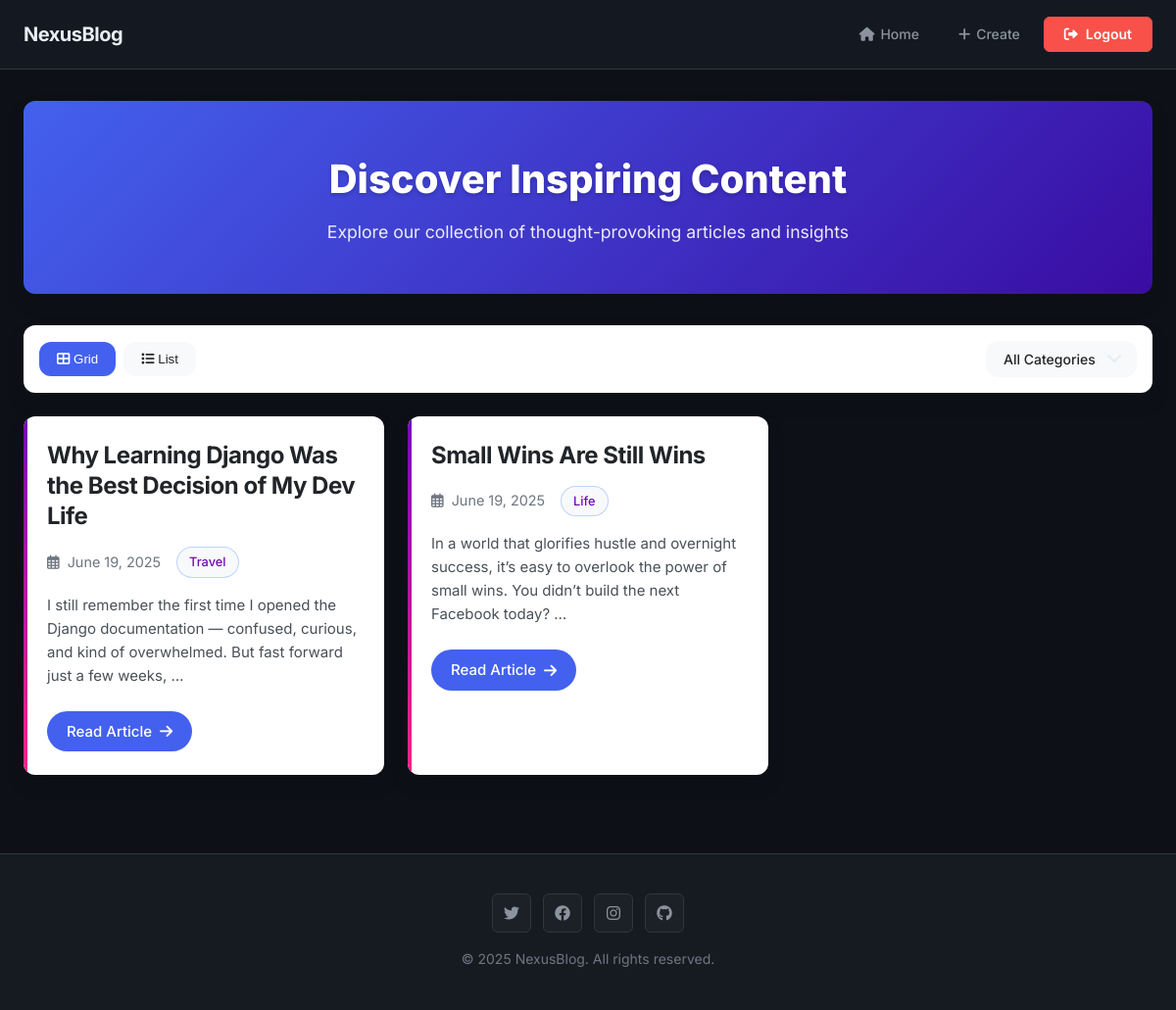
Before: / (signed in) with the older database file.
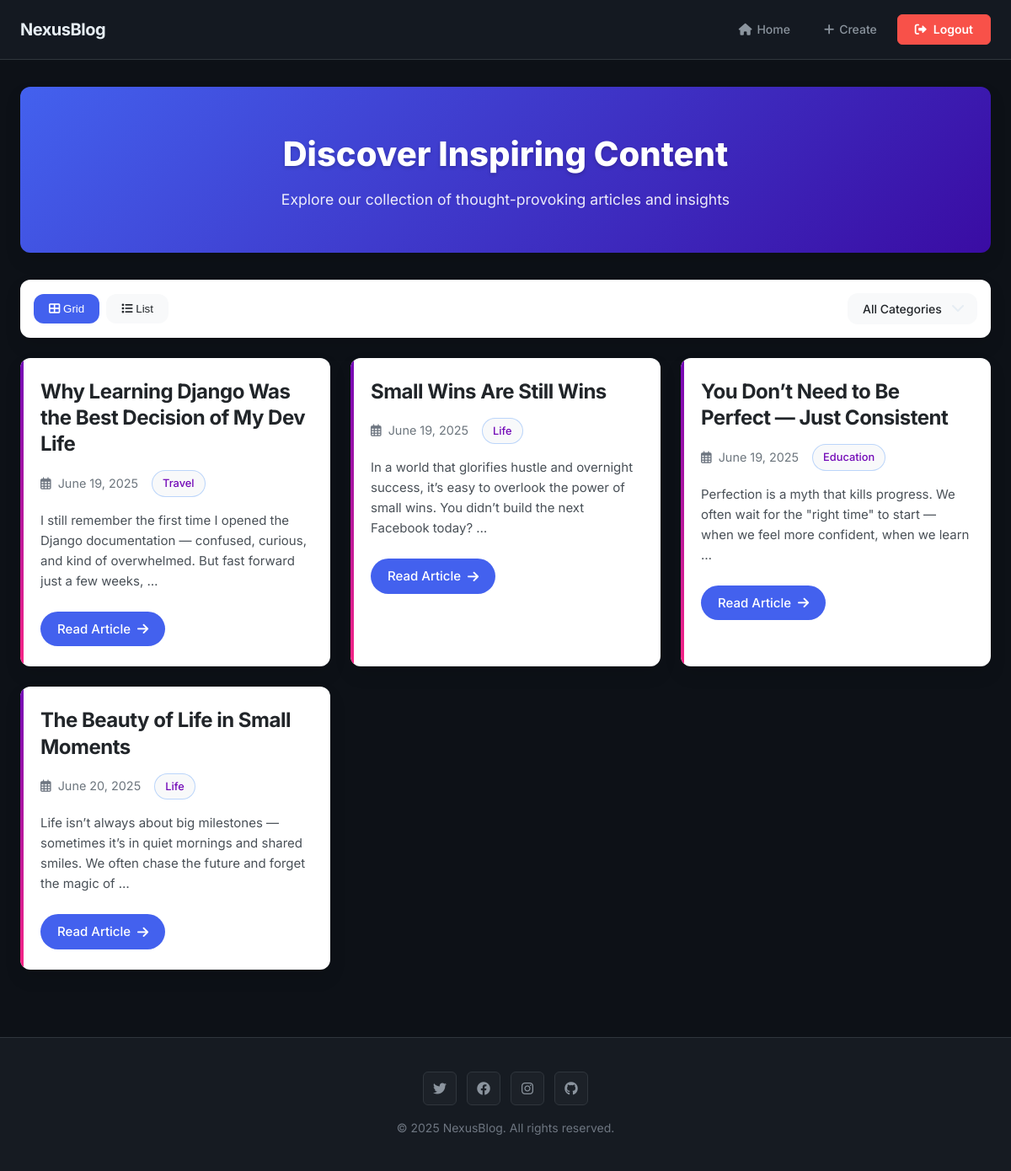
After: the same page with the newer database file.
### blog/models.py (models this page shows, shortened)
class Post(models.Model):
    title = models.CharField(max_length=200)
    content = models.TextField()
    created_at = models.DateTimeField(auto_now_add=True)
    category = models.ForeignKey(Category, on_delete=models.CASCADE, null=True, blank=True)
    user = models.ForeignKey(User, on_delete=models.CASCADE,default=1)

class Category(models.Model):
    name = models.CharField(max_length=100)
    def __str__(self):
        return self.name

### blog/views.py (the view)
# urls.py: path('',postListView.as_view(),name='post_list'),
@method_decorator(never_cache, name='dispatch')
class postListView(LoginRequiredMixin,ListView):
    login_url = 'login'
    model =Post
    template_name ='post_list.html'
    context_object_name='posts'
    paginate_by = 5
    def get_queryset(self):
        queryset = super().get_queryset()
        category = self.request.GET.get('category')
        if category:
            queryset = queryset.filter(category__name=category)
        return queryset
    def get_context_data(self, **kwargs):
        context = super().get_context_data(**kwargs)
        context['categories'] = Category.objects.all()
        context['selected_category'] = self.request.GET.get('category', '')
        return context

### templates/post_list.html (shortened to what this page needs)
{% extends 'base.html' %}
{% block content %}
<div class="blog-header">
  <h1>Discover Inspiring Content</h1>
  <p>Explore our collection of thought-provoking articles and insights</p>
</div>
<div class="filter-bar">
  <div class="view-options">
    <button class="view-btn active" data-view="grid">
      <i class="fas fa-th-large"></i> Grid
    </button>
    <button class="view-btn" data-view="list">
      <i class="fas fa-list"></i> List
    </button>
  </div>
  {% if categories %}
<div class="filter-dropdown">
  <form method="get" id="filterForm">
    <select name="category" id="categoryFilter" onchange="document.getElementById('filterForm').submit();">
      <option value="">All Categories</option>
    </select>
  </form>
</div>
{% endif %}
</div>
<div class="posts-container posts-grid" id="postsContainer">
  {% for post in posts %}
  <article class="post-card" data-category="{{ post.category|default:'' }}">
    <div class="card-highlight"></div>
    <div class="card-content">
      <h2 class="card-title">
        <a href="{% url 'post_detail' post.pk %}">{{ post.title }}</a>
      </h2>
      <div class="card-meta">
        <span><i class="far fa-calendar-alt"></i> {{ post.created_at|date:"F j, Y" }}</span>
        {% if post.category %}
        <span class="category-badge">{{ post.category }}</span>
        {% endif %}
      </div>
      <div class="card-excerpt">
        {{ post.content|truncatewords:25 }}
      </div>
      <a href="{% url 'post_detail' post.pk %}" class="read-more">
        Read Article <i class="fas fa-arrow-right"></i>
      </a>
    </div>
  </article>
  {% endfor %}
</div>
{% endblock %}

### templates/base.html (shortened to what this page needs)
<!DOCTYPE html>
<html lang="en">
<head>
    <link rel="stylesheet" href="https://cdnjs.cloudflare.com/ajax/libs/font-awesome/6.0.0/css/all.min.css">
</head>
<body>
    <nav class="navbar">
        <div class="container nav-container">
            <a href="{% url 'post_list' %}" class="nav-brand">NexusBlog</a>
            <ul class="nav-links">
                {% if user.is_authenticated %}
                    <li>
                        <a href="{% url 'post_list' %}" class="nav-link">
                            <i class="fas fa-home"></i> Home
                        </a>
                    </li>
                    <li>
                        <a href="{% url 'post_new' %}" class="nav-link">
                            <i class="fas fa-plus"></i> Create
                        </a>
                    </li>
                    <li>
                        <form action="{% url 'logout' %}" method="post" style="display: inline;">
                            <button type="submit" class="btn btn-danger">
                                <i class="fas fa-sign-out-alt"></i> Logout
                            </button>
                        </form>
                    </li>
                {% endif %}
            </ul>
        </div>
    </nav>
    <main class="container mt-4">
        {% block content %}{% endblock %}
    </main>
    <footer>
        <div class="container">
            <div class="footer-links">
                <a href="#" class="social-link" title="Twitter">
                    <i class="fab fa-twitter"></i>
                </a>
                <a href="#" class="social-link" title="Facebook">
                    <i class="fab fa-facebook"></i>
                </a>
                <a href="#" class="social-link" title="Instagram">
                    <i class="fab fa-instagram"></i>
                </a>
                <a href="#" class="social-link" title="GitHub">
                    <i class="fab fa-github"></i>
                </a>
            </div>
            <p class="footer-text">
                © {% now "Y" %} NexusBlog. All rights reserved.
            </p>
        </div>
    </footer>
</body>
</html>

### templates/base.html (style rules this page uses)
:root { --bg-primary: #0d1117; --bg-secondary: #161b22; --bg-tertiary: #1c2128; --text-primary: #e6edf3; --text-secondary: #8b949e; --text-tertiary: #6e7681; --accent-primary: #2f81f7; --accent-hover: #4493f8; --border-default: #30363d; --border-muted: #21262d; --success: #3fb950; --danger: #f85149; --warning: #d29922; --shadow-sm: 0 1px 3px rgba(0, 0, 0, 0.3); --shadow-md: 0 4px 12px rgba(0, 0, 0, 0.4); --shadow-lg: 0 8px 24px rgba(0, 0, 0, 0.5); }
* { margin: 0; padding: 0; box-sizing: border-box; }
body { font-family: 'Inter', -apple-system, BlinkMacSystemFont, 'Segoe UI', sans-serif; background: var(--bg-primary); color: var(--text-primary); line-height: 1.6; font-size: 16px; -webkit-font-smoothing: antialiased; -moz-osx-font-smoothing: grayscale; }
.container { max-width: 1280px; margin: 0 auto; padding: 0 24px; }
.navbar { background: var(--bg-secondary); border-bottom: 1px solid var(--border-default); padding: 16px 0; position: sticky; top: 0; z-index: 1000; backdrop-filter: blur(8px); background: rgba(22, 27, 34, 0.95); }
.nav-container { display: flex; justify-content: space-between; align-items: center; }
.nav-brand { font-size: 20px; font-weight: 700; color: var(--text-primary); text-decoration: none; letter-spacing: -0.5px; transition: color 0.2s ease; }
.nav-links { display: flex; list-style: none; gap: 8px; align-items: center; }
.nav-link { color: var(--text-secondary); text-decoration: none; padding: 8px 16px; border-radius: 6px; font-weight: 500; font-size: 14px; transition: all 0.2s ease; display: inline-flex; align-items: center; gap: 6px; }
.nav-link i { font-size: 14px; }
.card-title { font-size: 24px; font-weight: 700; margin-bottom: 16px; color: var(--text-primary); letter-spacing: -0.5px; line-height: 1.3; }
.card-meta { color: var(--text-secondary); font-size: 14px; margin-bottom: 16px; display: flex; gap: 16px; flex-wrap: wrap; }
.card-meta i { color: var(--text-tertiary); margin-right: 4px; }
.card-content { color: var(--text-secondary); line-height: 1.7; font-size: 15px; }
.category-badge { background: rgba(47, 129, 247, 0.15); color: var(--accent-primary); padding: 4px 12px; border-radius: 16px; font-size: 12px; font-weight: 600; display: inline-flex; align-items: center; gap: 4px; border: 1px solid rgba(47, 129, 247, 0.3); }
.btn { display: inline-flex; align-items: center; gap: 8px; padding: 10px 20px; border: 1px solid transparent; border-radius: 6px; text-decoration: none; font-weight: 600; font-size: 14px; cursor: pointer; transition: all 0.2s ease; font-family: inherit; line-height: 1; }
.btn i { font-size: 14px; }
.btn-danger { background: var(--danger); color: #ffffff; border-color: var(--danger); }
input, textarea, select { width: 100%; padding: 10px 12px; border: 1px solid var(--border-default); border-radius: 6px; background: var(--bg-primary); color: var(--text-primary); font-family: inherit; font-size: 14px; transition: all 0.2s ease; }
footer { background: var(--bg-secondary); padding: 40px 0; margin-top: 80px; border-top: 1px solid var(--border-default); text-align: center; }
.footer-links { display: flex; justify-content: center; gap: 12px; margin-bottom: 16px; }
.social-link { display: flex; align-items: center; justify-content: center; width: 40px; height: 40px; background: var(--bg-tertiary); border: 1px solid var(--border-default); border-radius: 6px; color: var(--text-secondary); text-decoration: none; transition: all 0.2s ease; font-size: 16px; }
.footer-text { color: var(--text-tertiary); font-size: 14px; }
.mt-4 { margin-top: 32px; }
a { color: var(--accent-primary); text-decoration: none; transition: color 0.2s ease; }

Changed rows visible on the page:
added Post: title "You Don’t Need to Be Perfect — Just Consistent", created_at "June 19, 2025", category "Education", content "Perfection is a myth that kills progress. We often wait for the \"right time\" to start — when we feel more confident, when we learn …"
added Post: title "The Beauty of Life in Small Moments", created_at "June 20, 2025", category "Life", content "Life isn’t always about big milestones — sometimes it’s in quiet mornings and shared smiles. We often chase the future and forget the magic of …"
